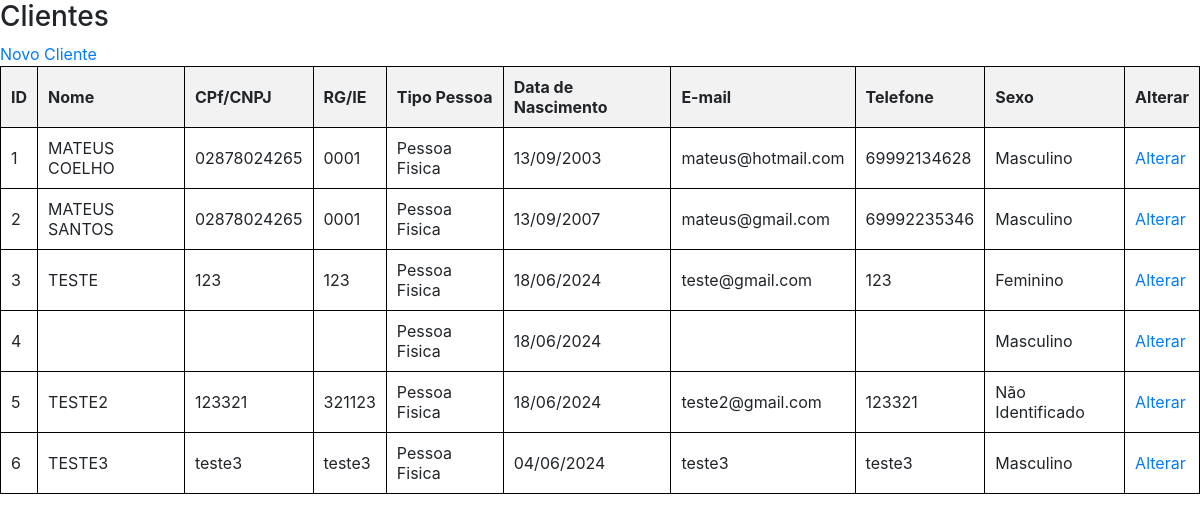
The app's page /Scripts/clientes.php with its own data.
### tables this page shows
CREATE TABLE IF NOT EXISTS `pessoas` (
  `id_pessoa` int NOT NULL AUTO_INCREMENT,
  `nome` varchar(100) NOT NULL,
  `cpfcnpj` varchar(20) NOT NULL,
  `rgie` varchar(20) DEFAULT NULL,
  `nasc` date DEFAULT NULL,
  `f_j` smallint DEFAULT NULL COMMENT '0-Pessoa Fisica, 1-Pessoa Juridica',
  `tipopessoa` smallint DEFAULT NULL COMMENT '0-Usuario, 1-Cliente, 2-Medico',
  `email` varchar(50) DEFAULT NULL,
  `telefone` varchar(50) DEFAULT NULL,
  `orientacaosex` char(1) DEFAULT NULL COMMENT 'M-Masculino, F-Feminino, N-Não Identificado',
  PRIMARY KEY (`id_pessoa`)
);

### Scripts/clientes.php (the view, shortened to what this page needs)
<head>
    <link rel="stylesheet"
        href="https://stackpath.bootstrapcdn.com/bootstrap/4.1.3/css/bootstrap.min.css"
    >
</head>
<header>
    <h3>Clientes</h3>
</header>
<div>
    <a href="agenda.php?menuop=cadastrocliente">Novo Cliente</a>
</div>
<table>
    <thead>
        <tr>
            <th>ID</th>
            <th>Nome</th>
            <th>CPf/CNPJ</th>
            <th>RG/IE</th>
            <th>Tipo Pessoa</th>
            <th>Data de Nascimento</th>
            <th>E-mail</th>
            <th>Telefone</th>
            <th>Sexo</th>
            <th>Alterar</th>
        </tr>
    </thead>
    <tbody>
        <?php
        $sql = "SELECT *, UPPER(nome) as nome, LOWER(email) AS email,
                CASE
                    WHEN f_j = 0 THEN 'Pessoa Fisica'
                    WHEN f_j = 1 THEN 'Pessoa Juridica'
                    END AS 'tipagem_pessoa',
                CASE
                    WHEN orientacaosex = 'M' THEN 'Masculino'
                    WHEN orientacaosex = 'F' THEN 'Feminino'
                    WHEN orientacaosex = 'N' THEN 'Não Identificado'
                    END AS 'orientacao',
                DATE_FORMAT (nasc,'%d/%m/%Y') as nasc
                FROM pessoas
                WHERE tipopessoa = 1";
        $RS = mysqli_query($conexao,$sql) or die("Erro ao Executar a Consulta!" . mysqli_error($conexao));
        if (mysqli_num_rows($RS) > 0) {
            foreach ($RS as $dados) {
        ?>
        <tr>
            <td><?=$dados["id_pessoa"] ?></td>
            <td><?=$dados["nome"] ?></td>
            <td><?=$dados["cpfcnpj"] ?></td>
            <td><?=$dados["rgie"] ?></td>
            <td><?=$dados["tipagem_pessoa"] ?></td>
            <td><?=$dados["nasc"] ?></td>
            <td><?=$dados["email"] ?></td>
            <td><?=$dados["telefone"] ?></td>
            <td><?=$dados["orientacao"] ?></td>
            <td><a href="agenda.php?menuop=editarcliente&idcli=<?=$dados["id_pessoa"] ?>">Alterar</a></td>
        </tr>
    <?php
        }
        } else {
            echo "Nenhum Cliente cadastrado.";
        }
        ?>
    </tbody>
</table>

### Scripts/clientes.php (style rules this page uses)
table { width: 100%; border-collapse: collapse; }
table, th, td { border: 1px solid black; }
th, td { padding: 10px; text-align: left; }
th { background-color: #f2f2f2; }

### records on screen
pessoas: id_pessoa "1", nome "MATEUS COELHO", cpfcnpj "02878024265", rgie "0001", tipagem_pessoa "Pessoa Fisica", nasc "13/09/2003", email "mateus@hotmail.com", telefone "69992134628", orientacao "Masculino"
pessoas: id_pessoa "2", nome "MATEUS SANTOS", cpfcnpj "02878024265", rgie "0001", tipagem_pessoa "Pessoa Fisica", nasc "13/09/2007", email "mateus@gmail.com", telefone "69992235346", orientacao "Masculino"
pessoas: id_pessoa "3", nome "TESTE", cpfcnpj "123", rgie "123", tipagem_pessoa "Pessoa Fisica", nasc "18/06/2024", email "teste@gmail.com", telefone "123", orientacao "Feminino"
pessoas: id_pessoa "4", tipagem_pessoa "Pessoa Fisica", nasc "18/06/2024", orientacao "Masculino"
pessoas: id_pessoa "5", nome "TESTE2", cpfcnpj "123321", rgie "321123", tipagem_pessoa "Pessoa Fisica", nasc "18/06/2024", email "teste2@gmail.com", telefone "123321", orientacao "Não Identificado"
pessoas: id_pessoa "6", nome "TESTE3", cpfcnpj "teste3", rgie "teste3", tipagem_pessoa "Pessoa Fisica", nasc "04/06/2024", email "teste3", telefone "teste3", orientacao "Masculino"
